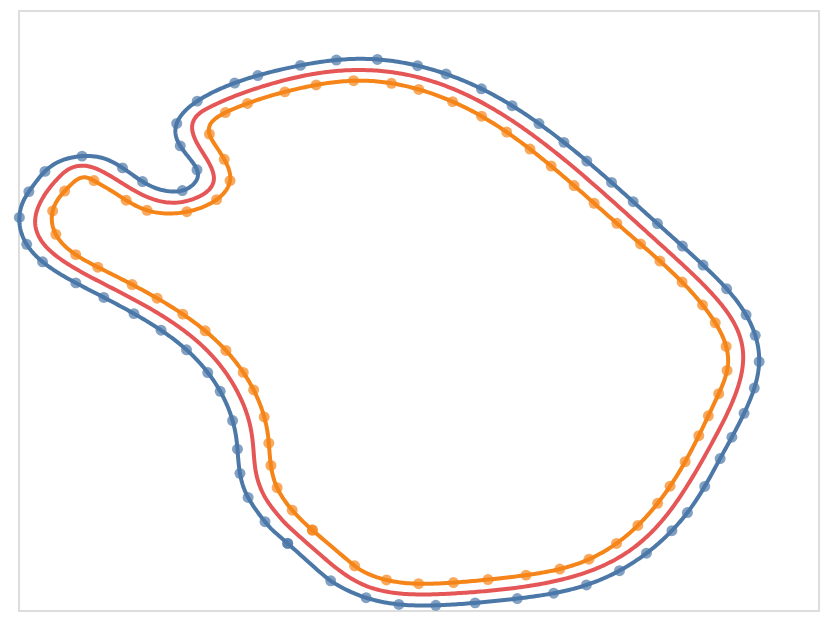

This figure's notebook cell:
### Code cell
c.chart().resolve_axis(
    y='shared',
    x='shared'
)

### Figure 1 — Vega-Lite specification as saved in the notebook (floating-point values rounded to 4 significant figures; data arrays with more than 128 entries replaced by an {"elided": "..."} marker saying what was removed)
{"config": {"view": {"continuousWidth": 400, "continuousHeight": 300}}, "layer": [{"data": {"name": "data-3987c7fa3a33ddf6a9a1a4c1e4b179db"}, "mark": "line", "encoding": {"color": {"field": "curve", "legend": null, "type": "nominal"}, "order": {"field": "index", "type": "quantitative"}, "x": {"axis": null, "field": "x", "type": "quantitative"}, "y": {"axis": null, "field": "y", "type": "quantitative"}}}, {"data": {"name": "data-a7a4caf32bdd502b570622c0fd59e890"}, "mark": "circle", "encoding": {"color": {"field": "curve", "legend": null, "type": "nominal"}, "shape": {"field": "type", "legend": null, "type": "nominal"}, "x": {"axis": null, "field": "x", "type": "quantitative"}, "y": {"axis": null, "field": "y", "type": "quantitative"}}}], "resolve": {"axis": {"x": "shared", "y": "shared"}}, "$schema": "https://vega.github.io/schema/vega-lite/v4.17.0.json", "datasets": {"data-3987c7fa3a33ddf6a9a1a4c1e4b179db": {"elided": "3000 records"}, "data-a7a4caf32bdd502b570622c0fd59e890": {"elided": "130 records"}}}
